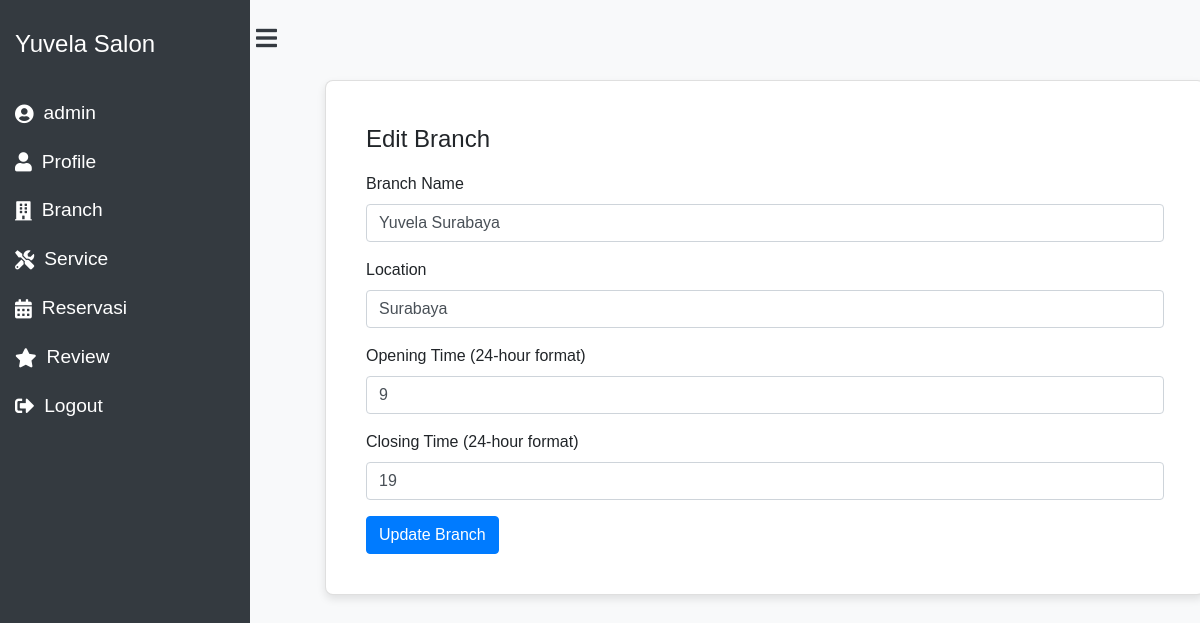
The page /views/edit-branch.php?branch_id=1 (signed in) on the database its author committed.
### tables this page shows
CREATE TABLE `branch` (
  `id_branch` int(11) NOT NULL,
  `branch_name` varchar(255) NOT NULL,
  `location` varchar(255) NOT NULL,
  `opening_time` int(11) NOT NULL,
  `closing_time` int(11) NOT NULL,
  `deleted_at` datetime DEFAULT NULL
);

### views/edit-branch.php (the view, shortened to what this page needs)
<?php
include '../config/database.php';
$branch_id = $_GET['branch_id'];
$stmt = $conn->prepare("SELECT * FROM branch WHERE id_branch = ?");
$stmt->bind_param("i", $branch_id);
$stmt->execute();
$result = $stmt->get_result();
$branch = $result->fetch_assoc();
?>
<!DOCTYPE html>
<html lang="en">
<head>
    <link rel="stylesheet" href="https://cdnjs.cloudflare.com/ajax/libs/font-awesome/5.15.3/css/all.min.css">
    <link rel="stylesheet" href="https://stackpath.bootstrapcdn.com/bootstrap/4.5.2/css/bootstrap.min.css">
    <link rel="stylesheet" href="../assets/style.css">
</head>
<body>
    <?php include 'sidebar.php'; ?>
    <div class="content" id="content">
        <div class="main-content container-fluid">
            <div class="card">
                <div class="card-body">
                    <div class="card-title">Edit Branch</div>
                    <form action="edit-branch.php?branch_id=<?php echo $branch_id; ?>" method="POST">
                        <div class="form-group">
                            <label for="nama_cabang">Branch Name</label>
                            <input type="text" class="form-control" id="nama_cabang" name="nama_cabang"
                                value="<?php echo $branch['branch_name']; ?>" required>
                        </div>
                        <div class="form-group">
                            <label for="lokasi">Location</label>
                            <input type="text" class="form-control" id="lokasi" name="lokasi"
                                value="<?php echo $branch['location']; ?>" required>
                        </div>
                        <div class="form-group">
                            <label for="jam_buka">Opening Time (24-hour format)</label>
                            <input type="number" class="form-control" id="jam_buka" name="jam_buka"
                                value="<?php echo $branch['opening_time']; ?>" min="1" max="24" required>
                        </div>
                        <div class="form-group">
                            <label for="jam_tutup">Closing Time (24-hour format)</label>
                            <input type="number" class="form-control" id="jam_tutup" name="jam_tutup"
                                value="<?php echo $branch['closing_time']; ?>" min="1" max="24" required>
                        </div>
                        <button type="submit" class="btn btn-primary">Update Branch</button>
                    </form>
                </div>
            </div>
        </div>
    </div>
</body>
</html>

### assets/style.css (style rules this page uses)
body { font-family: Arial, sans-serif; background-color: #f8f9fa; overflow-x: hidden; }
.content { margin-left: 250px; padding: 20px; transition: margin-left 0.3s ease-in-out; }
.main-content { margin-top: 60px; margin-left: 40px; }
.card { background-color: #ffffff; border-radius: 8px; box-shadow: 0 4px 8px rgba(0, 0, 0, 0.1); padding: 20px; margin-bottom: 20px; }
.card-title { font-size: 1.5em; margin-bottom: 15px; }

### rows shown on the page
branch: nama_cabang "Yuvela Surabaya", lokasi "Surabaya", jam_buka "9", jam_tutup "19"

### other values the page prints
$_SESSION['nama'] "admin"
